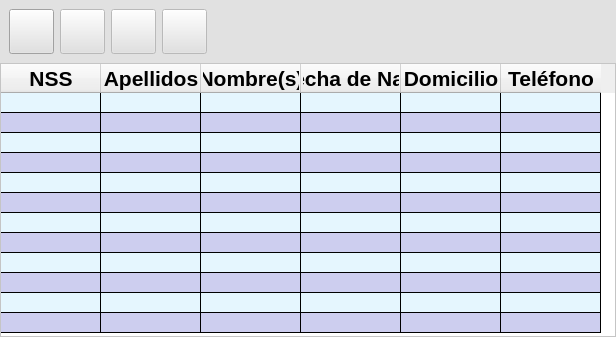
         <widget class="QWidget" name="P2Patient">
          <layout class="QGridLayout" name="gridLayout_7">
           <property name="leftMargin">
            <number>0</number>
           </property>
           <property name="topMargin">
            <number>0</number>
           </property>
           <property name="rightMargin">
            <number>0</number>
           </property>
           <property name="bottomMargin">
            <number>0</number>
           </property>
           <property name="spacing">
            <number>0</number>
           </property>
           <item row="0" column="0">
            <widget class="QWidget" name="widget_5" native="true">
             <property name="styleSheet">
              <string notr="true">QWidget{
	background-color: #E1E1E1;
	color: #000000;
}</string>
             </property>
             <layout class="QGridLayout" name="gridLayout_12">
              <item row="0" column="1">
               <widget class="QPushButton" name="modifyPatientButton">
                <property name="enabled">
                 <bool>false</bool>
                </property>
                <property name="minimumSize">
                 <size>
                  <width>45</width>
                  <height>45</height>
                 </size>
                </property>
                <property name="maximumSize">
                 <size>
                  <width>45</width>
                  <height>45</height>
                 </size>
                </property>
                <property name="icon">
                 <iconset resource="icons.qrc">
                  <normaloff>:/icons/Icons/modify.svg</normaloff>:/icons/Icons/modify.svg</iconset>
                </property>
                <property name="iconSize">
                 <size>
                  <width>30</width>
                  <height>30</height>
                 </size>
                </property>
               </widget>
              </item>
              <item row="0" column="4">
               <spacer name="horizontalSpacer_2">
                <property name="orientation">
                 <enum>Qt::Horizontal</enum>
                </property>
                <property name="sizeHint" stdset="0">
                 <size>
                  <width>40</width>
                  <height>20</height>
                 </size>
                </property>
               </spacer>
              </item>
              <item row="0" column="3">
               <widget class="QPushButton" name="searchPatientButton">
                <property name="enabled">
                 <bool>false</bool>
                </property>
                <property name="minimumSize">
                 <size>
                  <width>45</width>
                  <height>45</height>
                 </size>
                </property>
                <property name="icon">
                 <iconset resource="icons.qrc">
                  <normaloff>:/icons/Icons/search.svg</normaloff>:/icons/Icons/search.svg</iconset>
                </property>
                <property name="iconSize">
                 <size>
                  <width>30</width>
                  <height>30</height>
                 </size>
                </property>
               </widget>
              </item>
              <item row="0" column="2">
               <widget class="QPushButton" name="removePatientButton">
                <property name="enabled">
                 <bool>false</bool>
                </property>
                <property name="minimumSize">
                 <size>
                  <width>45</width>
                  <height>45</height>
                 </size>
                </property>
                <property name="maximumSize">
                 <size>
                  <width>45</width>
                  <height>45</height>
                 </size>
                </property>
                <property name="icon">
                 <iconset resource="icons.qrc">
                  <normaloff>:/icons/Icons/remove.svg</normaloff>:/icons/Icons/remove.svg</iconset>
                </property>
                <property name="iconSize">
                 <size>
                  <width>30</width>
                  <height>30</height>
                 </size>
                </property>
               </widget>
              </item>
              <item row="0" column="0">
               <widget class="QPushButton" name="addPatientButton">
                <property name="minimumSize">
                 <size>
                  <width>45</width>
                  <height>45</height>
                 </size>
                </property>
                <property name="maximumSize">
                 <size>
                  <width>45</width>
                  <height>45</height>
                 </size>
                </property>
                <property name="styleSheet">
                 <string notr="true">QPushButton {
	pading 8px 0 8px 15px;
}</string>
                </property>
                <property name="icon">
                 <iconset resource="icons.qrc">
                  <normaloff>:/icons/Icons/add.svg</normaloff>:/icons/Icons/add.svg</iconset>
                </property>
                <property name="iconSize">
                 <size>
                  <width>30</width>
                  <height>30</height>
                 </size>
                </property>
               </widget>
              </item>
             </layout>
            </widget>
           </item>
           <item row="1" column="0">
            <widget class="QTableWidget" name="patientTable">
             <property name="focusPolicy">
              <enum>Qt::ClickFocus</enum>
             </property>
             <property name="styleSheet">
              <string notr="true">QTableWidget{
	gridline-color: #000000;
    color: #000000;
	background-color: #FFFFFF;
}
QTableWidget::item:alternate{
    background-color: #CDCEEF;
	color: #000000;
}
QTableWidget::item{
    background-color: #E5F6FE;
	color: #000000;
}
QTableWidget::item:selected {
    background-color: #8F90DA;
	color: #000000;
}</string>
             </property>
             <property name="sizeAdjustPolicy">
              <enum>QAbstractScrollArea::AdjustToContents</enum>
             </property>
             <property name="editTriggers">
              <set>QAbstractItemView::NoEditTriggers</set>
             </property>
             <property name="alternatingRowColors">
              <bool>true</bool>
             </property>
             <property name="selectionMode">
              <enum>QAbstractItemView::SingleSelection</enum>
             </property>
             <property name="selectionBehavior">
              <enum>QAbstractItemView::SelectRows</enum>
             </property>
             <property name="rowCount">
              <number>12</number>
             </property>
             <attribute name="horizontalHeaderVisible">
              <bool>true</bool>
             </attribute>
             <attribute name="horizontalHeaderMinimumSectionSize">
              <number>15</number>
             </attribute>
             <attribute name="horizontalHeaderDefaultSectionSize">
              <number>100</number>
             </attribute>
             <attribute name="verticalHeaderVisible">
              <bool>false</bool>
             </attribute>
             <attribute name="verticalHeaderMinimumSectionSize">
              <number>15</number>
             </attribute>
             <attribute name="verticalHeaderDefaultSectionSize">
              <number>20</number>
             </attribute>
             <row/>
             <row/>
             <row/>
             <row/>
             <row/>
             <row/>
             <row/>
             <row/>
             <row/>
             <row/>
             <row/>
             <row/>
             <column>
              <property name="text">
               <string>NSS</string>
              </property>
              <property name="font">
               <font>
                <family>Arial</family>
                <pointsize>16</pointsize>
                <bold>true</bold>
               </font>
              </property>
             </column>
             <column>
              <property name="text">
               <string>Apellidos</string>
              </property>
              <property name="font">
               <font>
                <family>Arial</family>
                <pointsize>16</pointsize>
                <bold>true</bold>
               </font>
              </property>
             </column>
             <column>
              <property name="text">
               <string>Nombre(s)</string>
              </property>
              <property name="font">
               <font>
                <family>Arial</family>
                <pointsize>16</pointsize>
                <bold>true</bold>
               </font>
              </property>
             </column>
             <column>
              <property name="text">
               <string>Fecha de Nac.</string>
              </property>
              <property name="font">
               <font>
                <family>Arial</family>
                <pointsize>16</pointsize>
                <bold>true</bold>
               </font>
              </property>
             </column>
             <column>
              <property name="text">
               <string>Domicilio</string>
              </property>
              <property name="font">
               <font>
                <family>Arial</family>
                <pointsize>16</pointsize>
                <bold>true</bold>
               </font>
              </property>
             </column>
             <column>
              <property name="text">
               <string>Teléfono</string>
              </property>
              <property name="font">
               <font>
                <family>Arial</family>
                <pointsize>16</pointsize>
                <bold>true</bold>
               </font>
              </property>
             </column>
            </widget>
           </item>
          </layout>
         </widget>
